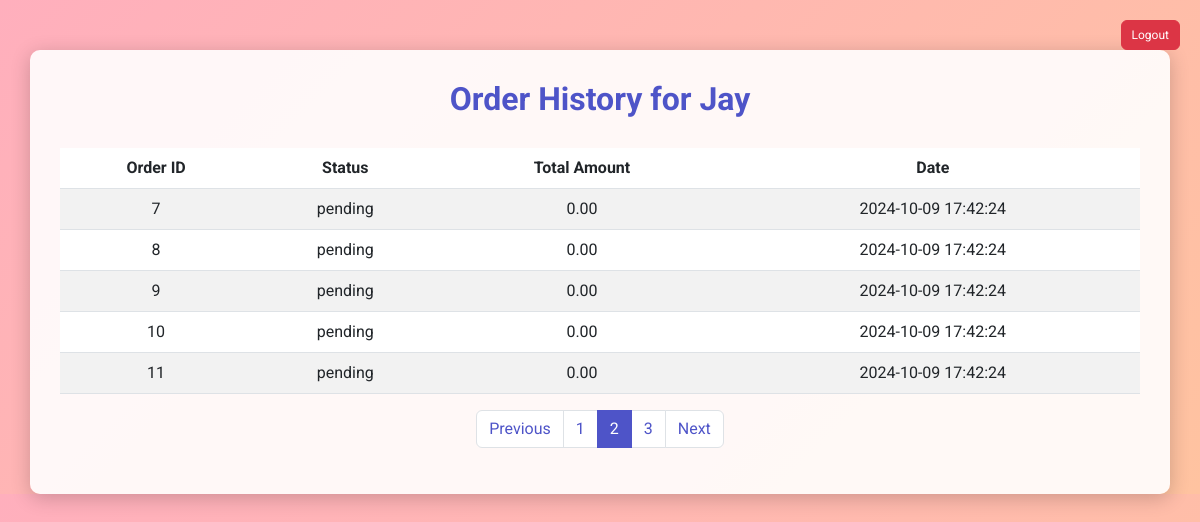
The page /User.php?page=2 (signed in) on the database its author committed.
### tables this page shows
CREATE TABLE `orders` (
  `id` int NOT NULL AUTO_INCREMENT,
  `client_id` int NOT NULL,
  `status` enum('pending','assigned','pickedup','intransit','delivered','cancelled') DEFAULT 'pending',
  `total_amount` decimal(10,2) DEFAULT NULL,
  `order_date` datetime DEFAULT CURRENT_TIMESTAMP,
  `created_at` datetime DEFAULT CURRENT_TIMESTAMP,
  `driver_id` int DEFAULT NULL,
  PRIMARY KEY (`id`),
  KEY `client_id` (`client_id`),
  CONSTRAINT `orders_ibfk_1` FOREIGN KEY (`client_id`) REFERENCES `user` (`id`)
);

### User.php (the view, shortened to what this page needs)
<?php
$user = $_SESSION['user'];
$email = $user['email'];
$currentPage = isset($_GET['page']) ? (int)$_GET['page'] : 1;
$recordsPerPage = 5;
function fetchUserOrders($email, $currentPage, $recordsPerPage) {
    $db = new Database();
    $conn = $db->getConnection();
    $offset = ($currentPage - 1) * $recordsPerPage;
    if ($conn) {
        $countStmt = $conn->prepare("SELECT COUNT(*) FROM orders WHERE client_id = (SELECT id FROM user WHERE email = :email)");
        $countStmt->bindParam(':email', $email, PDO::PARAM_STR);
        $countStmt->execute();
        $totalRecords = $countStmt->fetchColumn();
        $stmt = $conn->prepare("
            SELECT id, status, total_amount, created_at
            FROM orders
            WHERE client_id = (SELECT id FROM user WHERE email = :email)
            ORDER BY created_at DESC
            LIMIT :limit OFFSET :offset
        ");
        $stmt->bindParam(':email', $email, PDO::PARAM_STR);
        $stmt->bindParam(':limit', $recordsPerPage, PDO::PARAM_INT);
        $stmt->bindParam(':offset', $offset, PDO::PARAM_INT);
        $stmt->execute();
        $orders = $stmt->fetchAll(PDO::FETCH_ASSOC);
        return [$orders, $totalRecords];
    }
}
list($orders, $totalRecords) = fetchUserOrders($email, $currentPage, $recordsPerPage);
$totalPages = ceil($totalRecords / $recordsPerPage);
?>
<!DOCTYPE html>
<html lang="en">
<head>
    <link href="https://cdn.jsdelivr.net/npm/bootstrap@5.3.0-alpha1/dist/css/bootstrap.min.css" rel="stylesheet">
</head>
<body>
<div class="container">
    <h2>Order History for <?= htmlspecialchars($user['fullname']) ?></h2>
    <a href="login.php" class="btn btn-danger logout-btn">Logout</a>
    <table class="table table-striped">
        <thead>
            <tr>
                <th>Order ID</th>
                <th>Status</th>
                <th>Total Amount</th>
                <th>Date</th>
            </tr>
        </thead>
        <tbody>
            <?php if (!empty($orders)): ?>
                <?php foreach ($orders as $order): ?>
                    <tr>
                        <td><?= htmlspecialchars($order['id']) ?></td>
                        <td><?= htmlspecialchars($order['status']) ?></td>
                        <td><?= htmlspecialchars($order['total_amount']) ?></td>
                        <td><?= htmlspecialchars($order['created_at']) ?></td>
                    </tr>
                <?php endforeach; ?>
            <?php else: ?>
                <tr>
                    <td colspan="4" class="text-center">No orders found.</td>
                </tr>
            <?php endif; ?>
        </tbody>
    </table>
    <?php if ($totalPages > 1): ?>
        <nav aria-label="Page navigation">
            <ul class="pagination">
                <li class="page-item <?= $currentPage == 1 ? 'disabled' : '' ?>">
                    <a class="page-link" href="?page=<?= $currentPage - 1 ?>">Previous</a>
                </li>
                <?php for ($i = 1; $i <= $totalPages; $i++): ?>
                    <li class="page-item <?= $i == $currentPage ? 'active' : '' ?>">
                        <a class="page-link" href="?page=<?= $i ?>"><?= $i ?></a>
                    </li>
                <?php endfor; ?>
                <li class="page-item <?= $currentPage == $totalPages ? 'disabled' : '' ?>">
                    <a class="page-link" href="?page=<?= $currentPage + 1 ?>">Next</a>
                </li>
            </ul>
        </nav>
    <?php endif; ?>
</div>
</body>
</html>

### User.php (style rules this page uses)
body { background: linear-gradient(135deg, #ffafbd, #ffc3a0); font-family: 'Roboto', sans-serif; color: #333; }
.container { margin-top: 50px; padding: 30px; background: rgba(255, 255, 255, 0.9); border-radius: 10px; box-shadow: 0 4px 20px rgba(0, 0, 0, 0.2); }
h2 { margin-bottom: 30px; text-align: center; font-weight: 700; color: #4e54c8; }
.logout-btn { position: absolute; top: 20px; right: 20px; font-size: 12px; padding: 5px 10px; }
table { margin-top: 20px; }
th, td { text-align: center; }
.pagination { justify-content: center; }
.page-link { color: #4e54c8; }
.page-item.active .page-link { background-color: #4e54c8; border-color: #4e54c8; color: white; }

### rows shown on the page
orders: id "7", status "pending", total_amount "0.00", created_at "2024-10-09 17:42:24"
orders: id "8", status "pending", total_amount "0.00", created_at "2024-10-09 17:42:24"
orders: id "9", status "pending", total_amount "0.00", created_at "2024-10-09 17:42:24"
orders: id "10", status "pending", total_amount "0.00", created_at "2024-10-09 17:42:24"
orders: id "11", status "pending", total_amount "0.00", created_at "2024-10-09 17:42:24"

### other values the page prints
$user['fullname'] "Jay"
